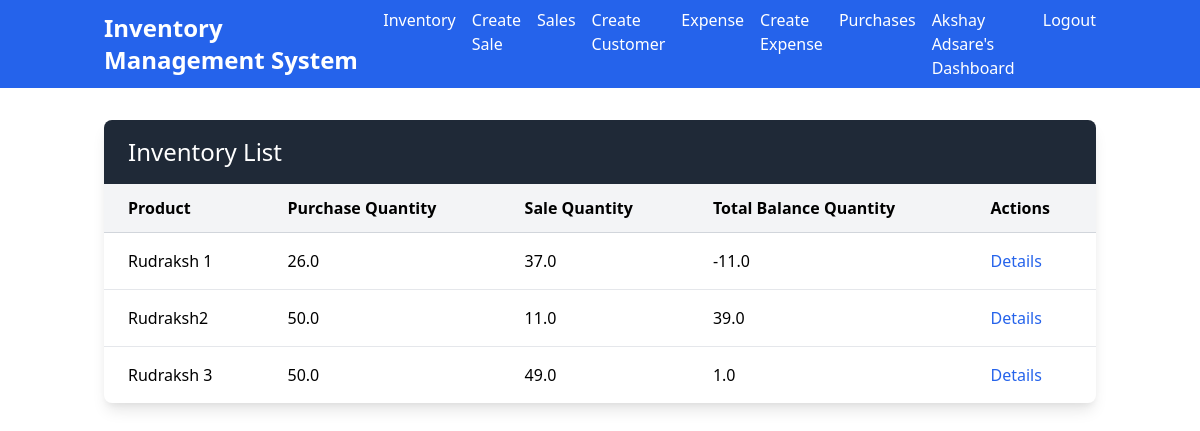
/inventory/ (signed in), run on the app's committed database.
### main/models.py (models this page shows, shortened)
class Vendor(models.Model):
    user = models.OneToOneField(
        settings.AUTH_USER_MODEL,
        on_delete=models.CASCADE,
        null=True,
        related_name='vendor_profile'
    )
    full_name = models.CharField(max_length=50)
    address = models.TextField()
    mobile = models.CharField(max_length=15)
    status = models.BooleanField(default=False)
    class Meta:
        verbose_name_plural = '1. Vendors'

class Inventory(models.Model):
    product = models.ForeignKey(Product, on_delete=models.CASCADE, related_name='product_inventory')
    vendor = models.ForeignKey(Vendor, on_delete=models.CASCADE, default=None, null=True)
    pur_qty = models.FloatField(default=0)
    sale_qty = models.FloatField(default=0)
    total_bal_qty = models.FloatField(default=0)
    class Meta:
        verbose_name_plural = '6. Inventory'

class Product(models.Model):
    title = models.CharField(max_length=50)
    detail = models.TextField()
    unit = models.ForeignKey(Unit, on_delete=models.CASCADE)
    price = models.FloatField(default=0)
    product_code = models.CharField(max_length=10, unique=True, default=0)
    category = models.ForeignKey(ProductCategory, on_delete=models.SET_NULL, null=True, blank=True, default=0)
    class Meta:
        verbose_name_plural = '3. Products'

### main/views.py (the view)
# urls.py: path('inventory/', views.inventory_list, name='inventory_list'),
def inventory_list(request):
    vendors = Vendor.objects.all()
    if request.user.is_superuser:
        inventory = Inventory.objects.all()
    else:
        inventory = Inventory.objects.filter(vendor=request.user.vendor_profile)
    if request.user.is_superuser:
        selected_vendor = request.GET.get('vendor', None)
        if selected_vendor:
            inventory = Inventory.objects.filter(vendor__id=selected_vendor)
        else:
            inventory = Inventory.objects.all()
    return render(request, 'inventory_list.html', {'inventory': inventory, 'vendors': vendors})

### templates/inventory_list.html
{% extends 'base.html' %}
{% block content %}
  <div class="container mx-auto mt-8">
    <div class="bg-white shadow-lg rounded-lg">
      <h2 class="text-2xl bg-gray-800 text-white px-6 py-4 rounded-t-lg">Inventory List</h2>
      {% if request.user.is_superuser %}
      {% comment %} Filters {% endcomment %}
      <div class="mx-4 my-5">
        <form action="{% url 'main:inventory_list' %}" method="GET">
          <div class="flex items-center">
            <label for="customer-filter" class="mr-2">Vendor: </label>
            <select name="vendor" id="vendor-filter" class="px-2 py-1 border border-gray-300">
              <option value="">All</option>
              {% for customer in vendors %}
                <option value="{{ customer.id }}" {% if customer.id == selected_customer %}selected{% endif %}>{{ customer }}</option>
              {% endfor %}
            </select>
            <button type="submit" class="ml-2 px-4 py-2 bg-blue-500 text-white rounded hover:bg-blue-700">Filter</button>
          </div>
        </form>
      </div>
      <table class="min-w-full divide-y divide-gray-300">
        <thead class="bg-gray-100">
          <tr>
            <th class="py-3 px-6 text-left">Product</th>
            <th class="py-3 px-6 text-left">Purchase Quantity</th>
            <th class="py-3 px-6 text-left">Sale Quantity</th>
            <th class="py-3 px-6 text-left">Total Balance Quantity</th>
            <th class="py-3 px-6 text-left">Vendor</th>
            <th class="py-3 px-6 text-left">Actions</th>
          </tr>
        </thead>
        <tbody class="divide-y divide-gray-200">
          {% for item in inventory %}
          <tr>
            <td class="py-4 px-6">{{ item.product.title }}</td>
            <td class="py-4 px-6">{{ item.pur_qty }}</td>
            <td class="py-4 px-6">{{ item.sale_qty }}</td>
            <td class="py-4 px-6">{{ item.total_bal_qty }}</td>
            <td class="py-4 px-6">{{ item.vendor }}</td>
            <td class="py-4 px-6">
              <a href="{% url 'main:inventory_detail' item.pk %}" class="text-blue-600 hover:underline">Details</a>
            </td>
          </tr>
          {% endfor %}
        </tbody>
      </table>
      {% else %}
      <table class="min-w-full divide-y divide-gray-300">
        <thead class="bg-gray-100">
          <tr>
            <th class="py-3 px-6 text-left">Product</th>
            <th class="py-3 px-6 text-left">Purchase Quantity</th>
            <th class="py-3 px-6 text-left">Sale Quantity</th>
            <th class="py-3 px-6 text-left">Total Balance Quantity</th>
            <th class="py-3 px-6 text-left">Actions</th>
          </tr>
        </thead>
        <tbody class="divide-y divide-gray-200">
          {% for item in inventory %}
          <tr>
            <td class="py-4 px-6">{{ item.product.title }}</td>
            <td class="py-4 px-6">{{ item.pur_qty }}</td>
            <td class="py-4 px-6">{{ item.sale_qty }}</td>
            <td class="py-4 px-6">{{ item.total_bal_qty }}</td>
            <td class="py-4 px-6">
              <a href="{% url 'main:inventory_detail' item.pk %}" class="text-blue-600 hover:underline">Details</a>
            </td>
          </tr>
          {% endfor %}
        </tbody>
      </table>
      {% endif %}
    </div>
  </div>
{% endblock %}

### templates/base.html (shortened to what this page needs)
<!DOCTYPE html>
<html lang="en">
<head>
    <link href="https://unpkg.com/tailwindcss@2.2.19/dist/tailwind.min.css" rel="stylesheet">
</head>
<body>
    <nav class="bg-blue-600 text-white">
        <div class="container mx-auto px-4 py-2">
            <div class="flex items-center justify-between">
                <a class="text-2xl font-bold" href="{% url 'main:home' %}">Inventory Management System</a>
                <ul class="hidden md:flex space-x-4" id="main-menu">
                    {% if request.user.is_authenticated %}
                        {% if request.user.is_superuser %}
                        <li><a class="navbar-link" href="{% url 'main:vendor_list' %}">Vendors</a></li>
                        <li><a class="navbar-link" href="{% url 'main:product_list' %}">Products</a></li>
                        <li><a class="navbar-link" href="{% url 'main:purchase_list' %}">Purchases</a></li>
                        <li><a class="navbar-link" href="{% url 'main:customer_list' %}">Customers</a></li>
                        <li><a class="navbar-link" href="{% url 'main:sale_list' %}">Sales</a></li>
                        <li><a class="navbar-link" href="{% url 'main:inventory_list' %}">Inventory</a></li>
                        <li><a class="navbar-link" href="{% url 'main:expense_list' %}">Expense</a></li>
                        <li><a class="navbar-link" href="{% url 'main:master_dashboard' %}">Admin Dashboard</a></li>
                        {% else %}
                        <li><a class="navbar-link" href="{% url 'main:inventory_list' %}">Inventory</a></li>
                        <li><a class="navbar-link" href="{% url 'main:sale_create' %}">Create Sale</a></li>
                        <li><a class="navbar-link" href="{% url 'main:sale_list' %}">Sales</a></li>
                        <li><a class="navbar-link" href="{% url 'main:customer_create' %}">Create Customer</a></li>
                        <li><a class="navbar-link" href="{% url 'main:expense_list' %}">Expense</a></li>
                        <li><a class="navbar-link" href="{% url 'main:expense_create' %}">Create Expense</a></li>
                        <li><a class="navbar-link" href="{% url 'main:purchase_list' %}">Purchases</a></li>
                        <li><a class="navbar-link" href="{% url 'main:vendor_dashboard' %}">{{ request.user.vendor_profile.full_name }}'s Dashboard</a></li>
                    {% endif %}
                        <li><a class="navbar-link" href="{% url 'main:logout' %}">Logout</a></li>
                    {% else %}
                        <li><a class="navbar-link" href="{% url 'main:login' %}">Login</a></li>
                    {% endif %}
                </ul>
            </div>
        </div>
    </nav>
    <main class="container mx-auto my-8 px-4">
        {% block content %}
        {% endblock %}
    </main>
</body>
</html>

### data on the page
Inventory: product "Rudraksh 1", pur_qty "26.0", sale_qty "37.0", total_bal_qty "-11.0"
Inventory: product "Rudraksh2", pur_qty "50.0", sale_qty "11.0", total_bal_qty "39.0"
Inventory: product "Rudraksh 3", pur_qty "50.0", sale_qty "49.0", total_bal_qty "1.0"

### other printed values
{{ request.user.vendor_profile.full_name }} "Akshay Adsare"
